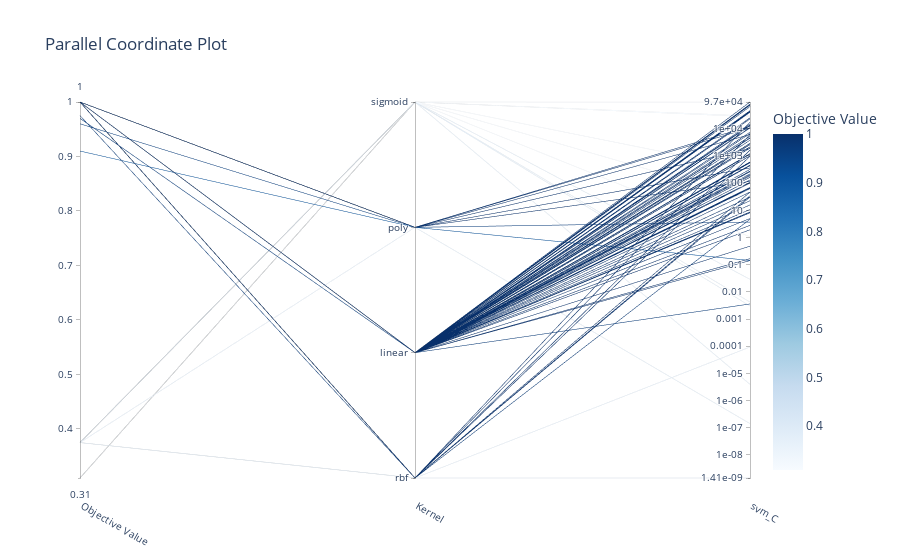

This figure's notebook cell:
### Code cell
optuna.visualization.plot_parallel_coordinate(studySVM)

### Figure 1 — Plotly figure (JSON) as saved in the notebook; plotly's stock layout.template omitted (floating-point values rounded to 4 significant figures)
{"data": [{"dimensions": [{"label": "Objective Value", "range": [0.31, 1], "values": [0.375, 1, 0.96, 1, 0.375, 0.975, 0.375, 0.375, 0.375, 0.375, 1, 1, 1, 1, 1, 1, 1, 1, 0.91, 1, 1, 1, 1, 1, 1, 1, 1, 0.31, 1, 1, 1, 1, 1, 1, 1, 1, 1, 0.31, 1, 1, 0.31, 1, 1, 1, 1, 1, 1, 1, 1, 1, 1, 1, 1, 1, 1, 1, 0.31, 1, 1, 1, 1, 1, 1, 0.97, 1, 1, 1, 1, 0.31, 1, 1, 1, 1, 1, 1, 1, 1, 1, 1, 1, 1, 1, 1, 1, 1, 0.31, 1, 1, 1, 1, 1, 1, 1, 1, 1, 1, 1, 1, 1, 0.375]}, {"label": "Kernel", "range": [0, 3], "ticktext": ["rbf", "linear", "poly", "sigmoid"], "tickvals": [0, 1, 2, 3], "values": [0, 1, 2, 1, 3, 0, 0, 2, 3, 3, 1, 1, 1, 1, 1, 1, 1, 1, 2, 1, 1, 1, 1, 1, 1, 1, 0, 3, 2, 0, 1, 1, 1, 1, 1, 2, 0, 3, 1, 1, 3, 1, 1, 1, 1, 2, 1, 0, 1, 1, 1, 1, 1, 1, 1, 1, 3, 2, 1, 1, 0, 1, 1, 1, 1, 1, 1, 1, 3, 1, 2, 1, 1, 1, 1, 1, 0, 1, 1, 1, 1, 1, 1, 1, 1, 3, 2, 1, 1, 1, 0, 1, 1, 1, 1, 1, 1, 1, 1, 3]}, {"label": "svm_C", "range": [-8.85, 4.987], "ticktext": ["1.41e-09", "1e-08", "1e-07", "1e-06", "1e-05", "0.0001", "0.001", "0.01", "0.1", "1", "10", "100", "1e+03", "1e+04", "9.7e+04"], "tickvals": [-8.85, -8, -7, -6, -5, -4, -3, -2, -1, 0, 1, 2, 3, 4, 4.987], "values": [-8.85, 3.417, 0.5683, 2.218, -2.377, 0.6743, -4.03, -6.849, -5.402, -2.52, 4.667, 4.82, 2.003, 2.421, -0.8488, 3.069, 3.332, 0.9346, -0.8452, 4.176, 2.3, 4.611, 4.872, 3.419, 3.461, 1.487, 3.784, 2.508, 4.031, 1.534, 4.987, 4.895, 3.289, 4.048, 2.749, 4.097, 1.488, 0.02776, 2.642, 4.116, 4.98, 2.663, 2.34, 2.005, 0.447, 3.275, 1.798, 3.217, 0.9409, 4.405, 3.577, 2.116, 4.366, 2.774, 3.007, 3.669, 4.446, 2.064, 3.821, 0.9097, 2.989, -0.7792, 1.199, -2.446, 1.823, 4.643, 3.723, 2.218, 1.423, 0.2843, 2.559, 3.086, 3.873, 4.624, 3.457, 2.507, 4.245, 4.906, 3.084, 4.031, 1.845, 3.464, 2.781, 3.336, 2.444, 4.473, 3.788, 2.269, 4.138, 3.009, 1.671, 2.033, 1.031, 0.6998, 1.353, 2.765, 1.672, 3.656, -0.3177, -1.539]}], "labelangle": 30, "labelside": "bottom", "line": {"color": [0.375, 1, 0.96, 1, 0.375, 0.975, 0.375, 0.375, 0.375, 0.375, 1, 1, 1, 1, 1, 1, 1, 1, 0.91, 1, 1, 1, 1, 1, 1, 1, 1, 0.31, 1, 1, 1, 1, 1, 1, 1, 1, 1, 0.31, 1, 1, 0.31, 1, 1, 1, 1, 1, 1, 1, 1, 1, 1, 1, 1, 1, 1, 1, 0.31, 1, 1, 1, 1, 1, 1, 0.97, 1, 1, 1, 1, 0.31, 1, 1, 1, 1, 1, 1, 1, 1, 1, 1, 1, 1, 1, 1, 1, 1, 0.31, 1, 1, 1, 1, 1, 1, 1, 1, 1, 1, 1, 1, 1, 0.375], "colorbar": {"title": {"text": "Objective Value"}}, "colorscale": [[0, "rgb(247,251,255)"], [0.125, "rgb(222,235,247)"], [0.25, "rgb(198,219,239)"], [0.375, "rgb(158,202,225)"], [0.5, "rgb(107,174,214)"], [0.625, "rgb(66,146,198)"], [0.75, "rgb(33,113,181)"], [0.875, "rgb(8,81,156)"], [1, "rgb(8,48,107)"]], "reversescale": false, "showscale": true}, "type": "parcoords"}], "layout": {"title": {"text": "Parallel Coordinate Plot"}}}
